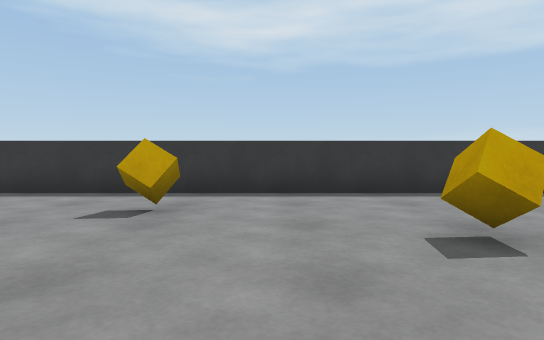
view 1 (above)

16 first-person views from a walk through a Unity game level. The camera is 0.68 m above the floor, tilts 2° down and sees 75° across. The floor is counted in squares, 1 m on a side. Each view is taken from the middle of a square. On the plan, view 1 faces up. The plan holds only what a view shows up to about 10 squares ahead; the rest is blank. The player character is not drawn. Surface patterns are stand-ins for the level's own textures.

view 2
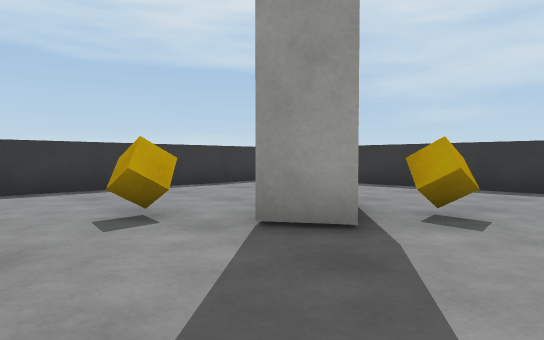

view 3
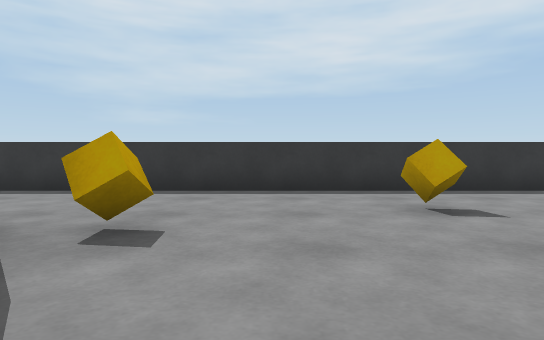

view 4
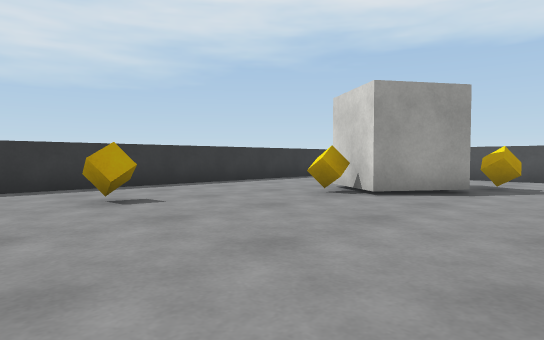

view 5
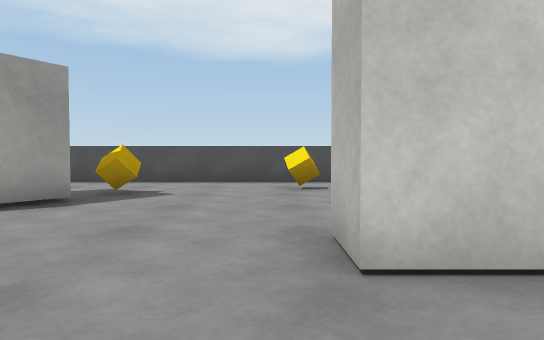

view 6
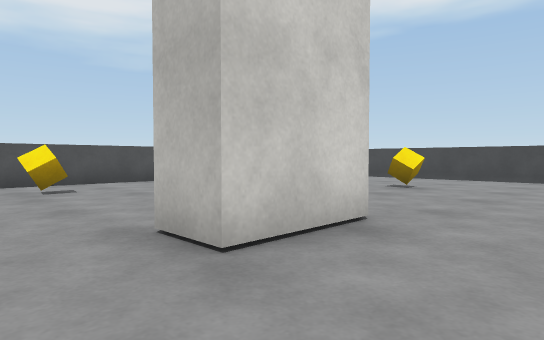

view 7
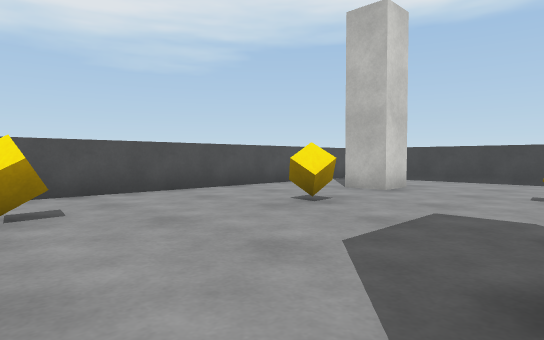

view 8
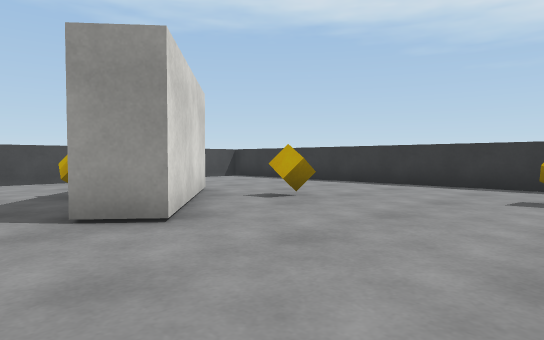

view 9
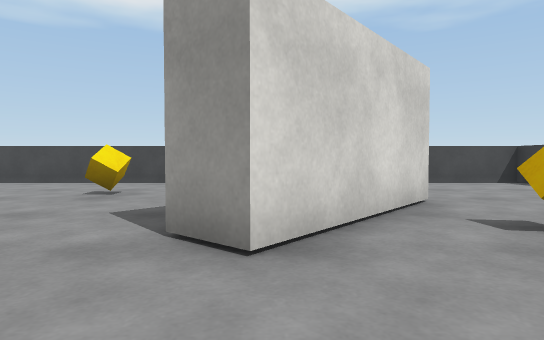

view 10
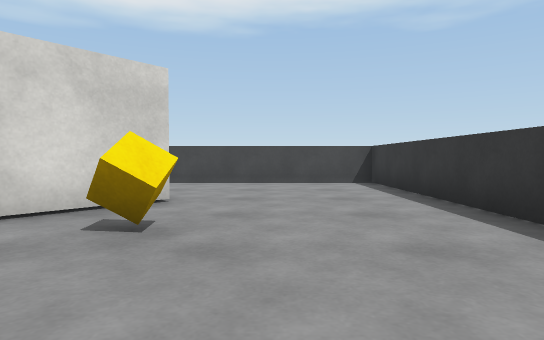

view 11
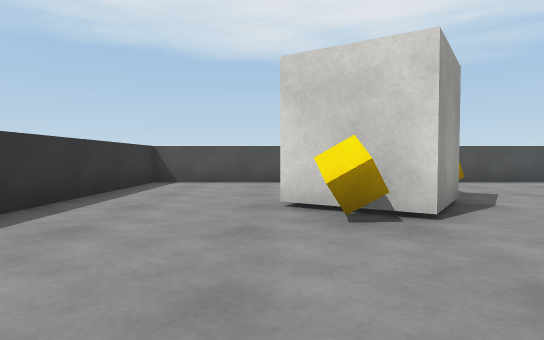

view 12
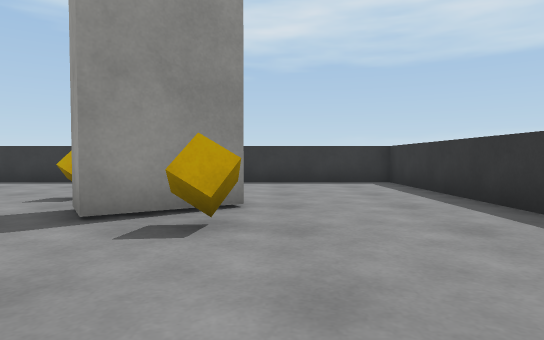

view 13
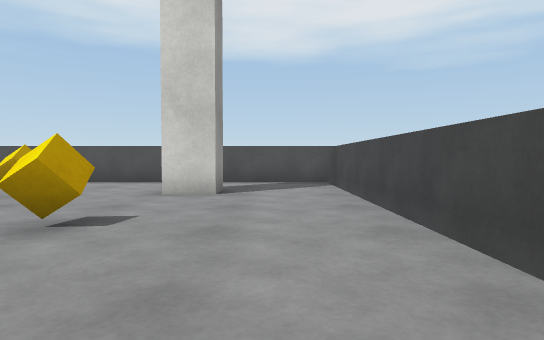

view 14
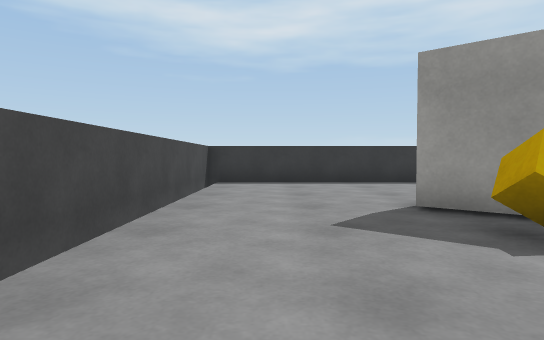

view 15
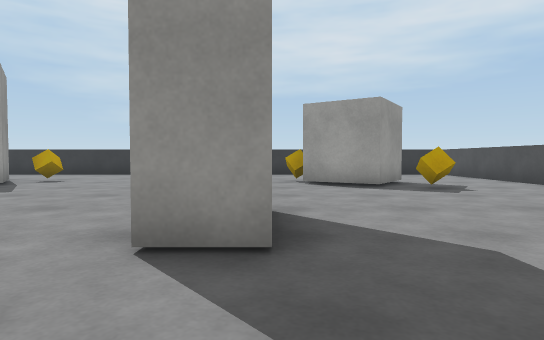

view 16
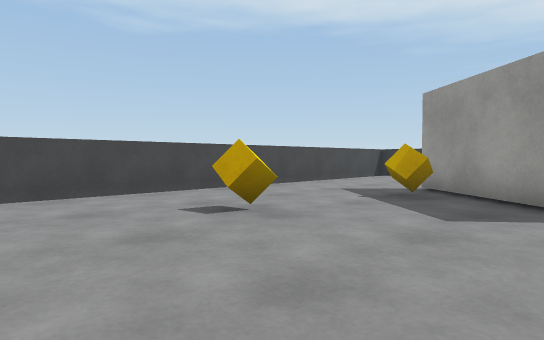

### Floor plan
Points are (right, up) in squares from view 1. A wall is a line through its corners. A room is listed if a view was taken in it or the views show most of it. See-through windows are left out.
Room 1 (views 1, 2, 3, 4, 5, 6, 7, 8, 9, 10, 11, 12, 13, 14, 15, 16)
walls: (-5.7, -0.3) (-8.1, 1.7); (-7.5, 2.4) (-4.4, -0.1) (-5.1, -1); (-9, -10.5) (-9, -9.6) (-8, -9.6) (-8, -10.6); (8.2, -12.7) (8.2, 6.8) (-11.7, 6.8) (-11.7, -12.7) (8.2, -12.7)
objects: other object (-8, -7); other object (-8, -3); other object (-8, 0); other object (-5, -10); other object (-5, 3); other object (-3, -6) to (-2, -5); other object (-2, -11); other object (-2, 5); other object (2, -10); other object (2, -9) to (5, -7); other object (2, 3); other object (3, 1) to (4, 2); other object (4, -7); other object (4, 1); other object (6, -3)

Positions as (right, up) in squares from view 1, and headings:
1: (0, 0), facing up
2: (0, -1), facing up-right
3: (1, -1), facing right
4: (0, -1), facing down-right
5: (-1, -3), facing down
6: (0, -3), facing down-left
7: (-1, -6), facing down-left
8: (-1, -2), facing up-left
9: (-2, 0), facing left
10: (-2, 4), facing left
11: (5, -3), facing down
12: (5, -3), facing up
13: (-10, -3), facing down
14: (-10, -3), facing up
15: (-6, -6), facing right
16: (-5, -6), facing up-left
